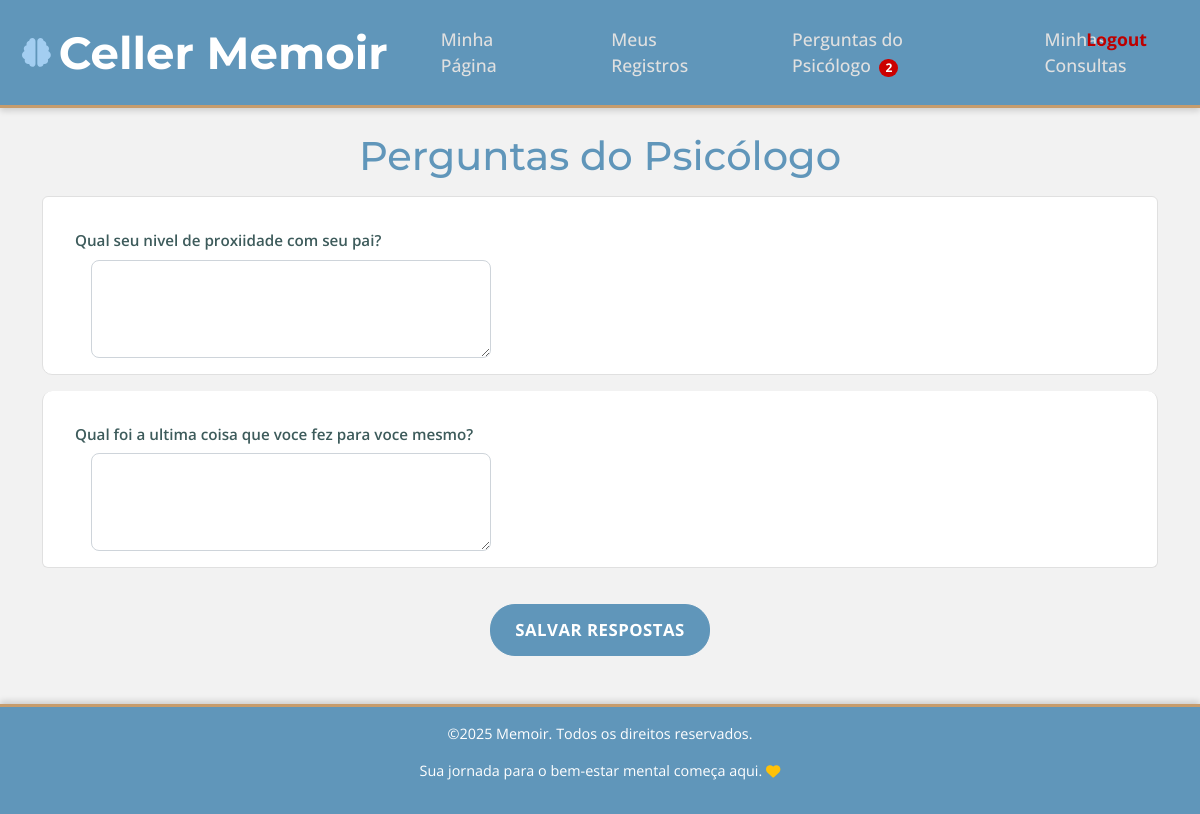
The page /paciente/perguntas (signed in) on the database its author committed.
### backend/models.py (models this page shows, shortened)
class PsicologoPergunta(db.Model):
    id = db.Column(db.Integer, primary_key=True)
    psicologo_id = db.Column(db.Integer, db.ForeignKey('user.id'), nullable=False)
    pergunta_texto = db.Column(db.Text, nullable=False)
    data_criacao = db.Column(db.DateTime, default=datetime.utcnow)
    psicologo = db.relationship('User', backref='perguntas_criadas', lazy=True)
    pacientes = db.relationship('Paciente', secondary=psicologo_pergunta_paciente, backref='perguntas', lazy='dynamic')

### backend/routes.py (the view)
@routes.route('/paciente/perguntas')
@login_required
def paciente_perguntas():
    if current_user.tipo != 'paciente':
        flash('Acesso não autorizado.', category='error')
        return redirect(url_for('routes.login'))
    paciente = current_user.paciente_perfil
    if not paciente:
        flash('Perfil de paciente não encontrado.', category='error')
        return redirect(url_for('routes.login'))
    answered_pergunta_ids = [r.pergunta_id for r in paciente.respostas_pergunta]
    perguntas = PsicologoPergunta.query.join(PsicologoPergunta.pacientes).filter(
        Paciente.id == paciente.id,
        ~PsicologoPergunta.id.in_(answered_pergunta_ids)
    ).all()
    respostas = {r.pergunta_id: r for r in paciente.respostas_pergunta}
    return render_template('paciente_perguntas.html', perguntas=perguntas, respostas=respostas)

### backend/templates/paciente_perguntas.html (shortened to what this page needs)
{% extends "base.html" %}
{% block content %}
<h1 class="mb-4">Perguntas do Psicólogo</h1>
{% if perguntas %}
    <form method="POST" action="{{ url_for('routes.paciente_perguntas_responder') }}">
        <div class="list-group">
            {% for pergunta in perguntas %}
                <div class="list-group-item mb-3">
                    <label for="resposta_{{ pergunta.id }}" class="form-label">{{ pergunta.pergunta_texto }}</label>
                    <textarea class="form-control" id="resposta_{{ pergunta.id }}" name="resposta_{{ pergunta.id }}" rows="3">{% if respostas[pergunta.id] %}{{ respostas[pergunta.id].resposta_texto }}{% endif %}</textarea>
                </div>
            {% endfor %}
        </div>
        <button type="submit" class="btn btn-primary">Salvar Respostas</button>
    </form>
{% else %}
    <div class="alert alert-info" role="alert">
        Nenhuma pergunta disponível no momento.
    </div>
{% endif %}
{% endblock %}

### backend/static/style.css (style rules this page uses)
:root { --primary-color: #6096BA; --secondary-color: #A3CEF1; --background-light: #F2F2F2; --text-dark: #3D5B5B; --accent-color: #C69C6D; --alert-success-bg: #d4edda; --alert-success-text: #155724; --alert-success-border: #c3e6cb; --alert-error-bg: #f8d7da; --alert-error-text: #721c24; --alert-error-border: #f5c6cb; --alert-info-bg: #d1ecf1; --alert-info-text: #0c5460; --alert-info-border: #bee5eb; }
body { font-family: 'Open Sans', sans-serif; background-color: var(--background-light); color: var(--text-dark); min-height: 98dvh; display: Grid; grid-template-rows: auto 1fr auto; }
h1, h2, h3, h4, h5, h6, .navbar-brand, .card-title { font-family: 'Montserrat', sans-serif; color: var(--primary-color); text-align: center; }
.btn { border-radius: 25px; padding: 0.75rem 1.5rem; font-weight: 700; font-size: 1.05rem; cursor: pointer; text-transform: uppercase; letter-spacing: 0.5px; transition: all 0.3s ease; display: block; margin: 0 auto; margin-top: 20px; }
.btn-primary { background-color: var(--primary-color); border-color: var(--primary-color); color: #fff; }
.form-control { border-radius: 8px; border: 1px solid #ced4da; padding: 0.75rem 1rem; transition: border-color 0.3s ease, box-shadow 0.3s ease; font-size: 1rem; width: 100%; max-width: 400px; box-sizing: border-box; margin-left: 1rem; margin-right: 1rem; }
label { font-weight: 600; color: var(--text-dark); margin-bottom: 0.5rem; font-size: 0.95rem; margin-top: 1rem; display: block; }
.list-group-item { border-radius: 10px; margin-bottom: 10px; border: 1px solid #e0e0e0; transition: background-color 0.2s ease, box-shadow 0.2s ease; padding-left: 2rem; padding-right: 2rem; padding-top: 1rem; padding-bottom: 1rem; }
.mb-3, .mb-4 { margin-bottom: 1rem !important; }

### rows shown on the page
PsicologoPergunta: pergunta_texto "Qual seu nivel de proxiidade com seu pai?"
PsicologoPergunta: pergunta_texto "Qual foi a ultima coisa que voce fez para voce mesmo?"

### other values the page prints
{{ perguntas_pendentes }} "2"
